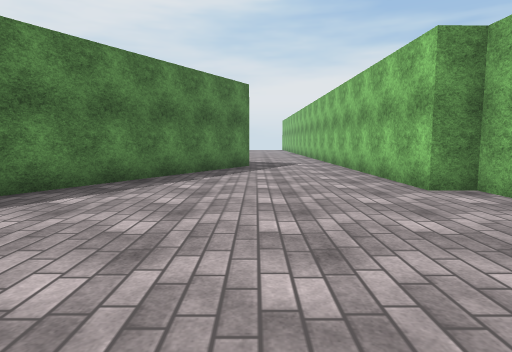
[1] (above)

16 first-person views from a walk through a scene from a Unity 3-D project. The camera is 1.4 m above the floor, tilts 6° down and sees 75° across. The floor is counted in squares, 2 m on a side. Each view is taken from the middle of a square. On the plan, view 1 faces up. The plan holds only what a view shows up to about 10 squares ahead; the rest is blank. The place goes on beyond the plan. The player is left out. Some animated figures are left out. Surface patterns are stand-ins for the level's own textures.

[2]
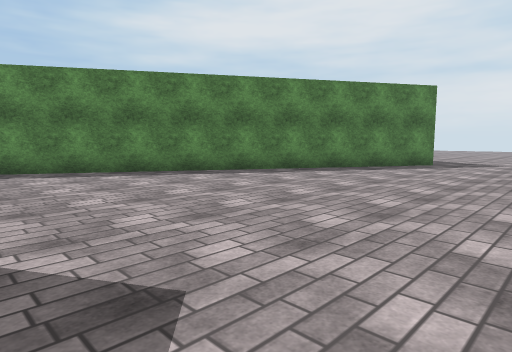

[3]
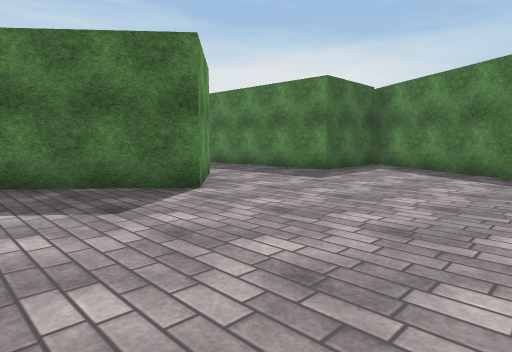

[4]
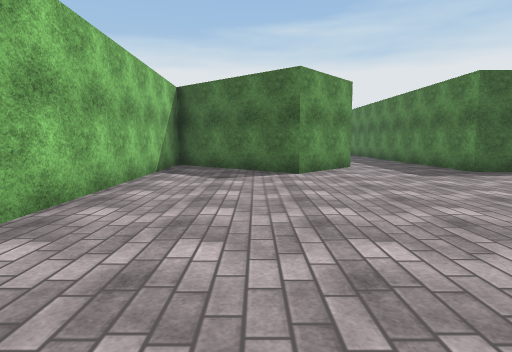

[5]
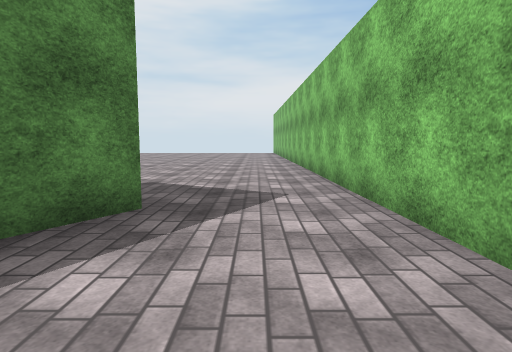

[6]
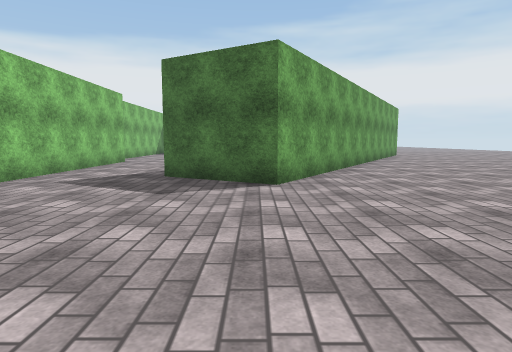

[7]
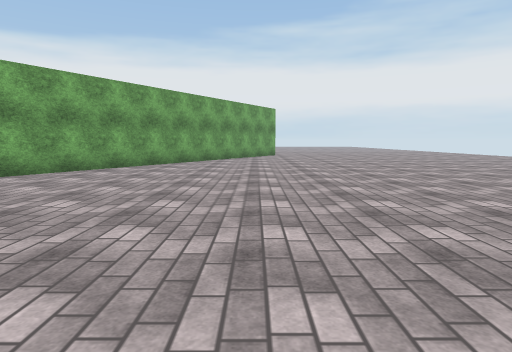

[8]
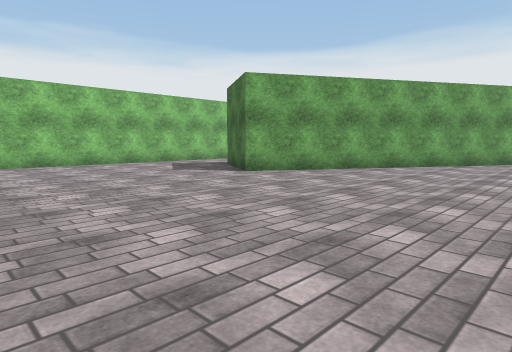

[9]
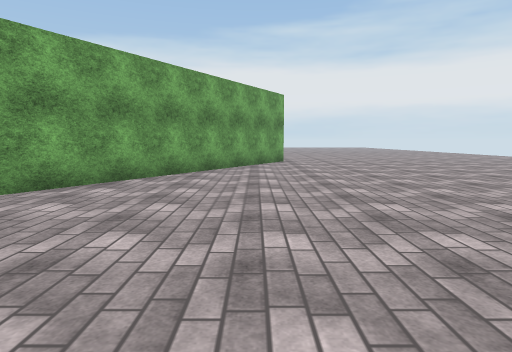

[10]
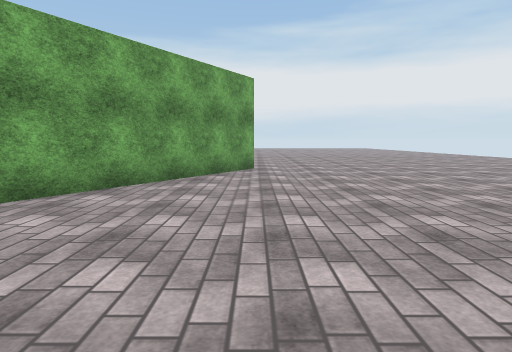

[11]
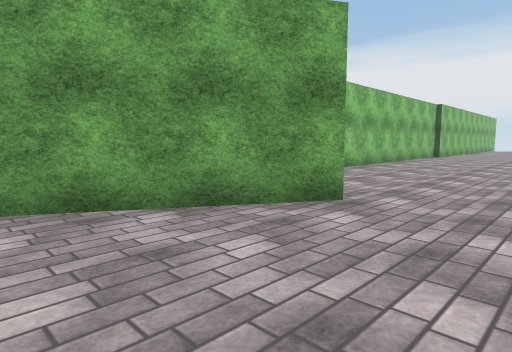

[12]
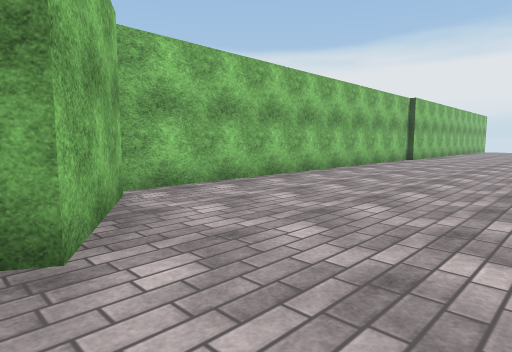

[13]
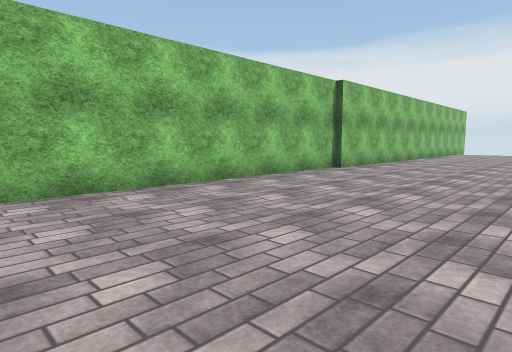

[14]
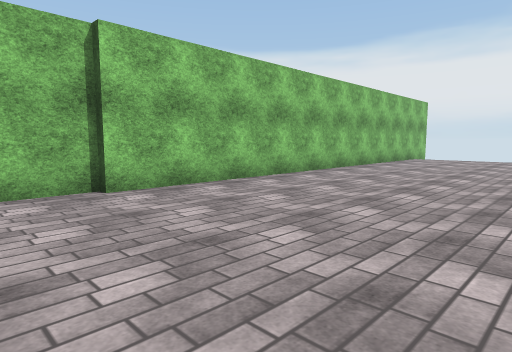

[15]
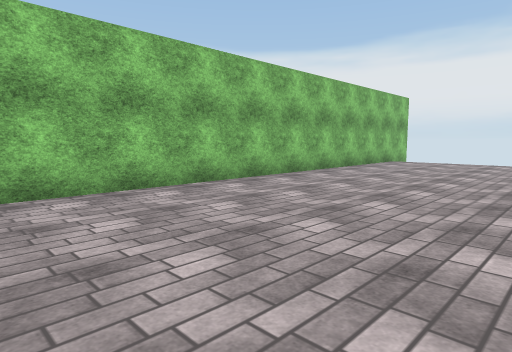

[16]
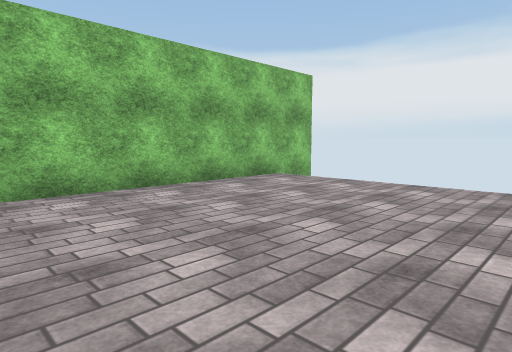

### Floor plan
Points are (right, up) in squares from view 1. A wall is a line through its corners. A room is listed if a view was taken in it or the views show most of it. See-through windows are left out.
Room 1 (views 1, 2, 3, 4, 5, 6, 7, 8, 9, 10, 11, 12, 13, 14, 15, 16)
walls: (-6.7, -1.8) (-9, -0.5) (-2.3, 10.7) (-0.2, 9.4) (-6.7, -1.6) (-3.9, -1.5) (-3.9, -4.3); (-1.6, -3.1) (0.1, -1.1) (3.3, -3.9) (3.1, 4.7) (2.5, 4.7) (2.2, 15.9); (-6.2, -12.8) (-6.4, -1.9); (-6.2, -25.5) (-6.4, -12.6)
ways out: opening at (-2.5, -4)

Where each view was taken, in squares from view 1:
view 1: 0 up, 0 right, facing up
view 2: 1 down, 3 right, facing up-left
view 3: 3 up, 3 right, facing down-left
view 4: 6 up, 1 right, facing down
view 5: 6 up, 1 right, facing up
view 6: 16 up, 2 left, facing down
view 7: 16 up, 8 left, facing down
view 8: 16 up, 8 left, facing down-right
view 9: 11 up, 8 left, facing down
view 10: 8 up, 9 left, facing down
view 11: 3 up, 11 left, facing down-right
view 12: 0 up, 11 left, facing down-right
view 13: 5 down, 11 left, facing down-right
view 14: 11 down, 11 left, facing down-right
view 15: 13 down, 11 left, facing down-right
view 16: 19 down, 11 left, facing down-right
